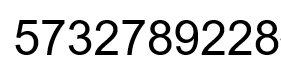
#> input picture 文字识别/numbers.png, 281 x 67 px
$ jupyter execute --allow-errors run.ipynb
#> lines starting #> are read from the running program, lines starting #| are printed output that depends on the picture; after the words box and inside, x2 and y2 are one past the last pixel; in counts of white or black regions, pixels touching at a corner belong together
[cell 1]
import cv2
import numpy as np
from PIL import Image, ImageDraw, ImageFont
import random
import os
import matplotlib.pyplot as plt
import tensorflow as tf

[cell 2]
image = cv2.imread("numbers.png")
#> image is the input picture: shape (67, 281, 3); min 0, max 255, mean 213
gray_image = cv2.cvtColor(image, cv2.COLOR_BGR2GRAY)
_, binary_image = cv2.threshold(gray_image, 127, 255, cv2.THRESH_BINARY_INV)
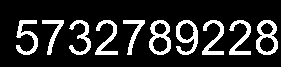
#> binary_image: shape (67, 281); 16.3% white; 10 white regions, largest, box (x1, y1, x2, y2) and area: (256, 20, 278, 55) 366, (149, 20, 171, 55) 363, (176, 20, 198, 55) 352

blurred_image = cv2.GaussianBlur(binary_image, (5, 5), 0)
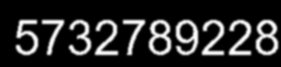
#> blurred_image: shape (67, 281); min 0, max 255, mean 41.7
edged_image = cv2.Canny(blurred_image, 30, 150)
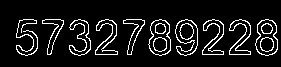
#> edged_image: shape (67, 281); 9.4% white in thin lines or dots, all inside (x1, y1, x2, y2) = (16, 19, 278, 56)

contours, _ = cv2.findContours(edged_image.copy(), cv2.RETR_EXTERNAL, cv2.CHAIN_APPROX_SIMPLE)
#> contours = 10 contours; largest, box (x1, y1, x2, y2) and area: (255, 19, 278, 56) 633, (148, 19, 171, 56) 624, (175, 19, 198, 56) 542, (229, 19, 251, 55) 326, (95, 19, 118, 55) 324
test_sample=[]
for c in contours:
    column, row, width, height = cv2.boundingRect(c)
    sub_boards = cv2.resize(binary_image[row : row + height, column : column + width], (20, 30))
    plt.figure()
    plt.imshow(sub_boards)
    sub_boards=sub_boards/255
    test_sample.append(sub_boards.flatten())
#> this loop made 10 passes
#> (column, width, height) on passes 1 to 10: (255, 23, 37), (229, 22, 36), (202, 22, 36), (175, 23, 37), (148, 23, 37), (123, 22, 36), (95, 23, 36), (69, 22, 37), (42, 22, 36), (16, 22, 37)
#> pass 1, `sub_boards = cv2.resize(binary_image[row : row + height, column : colu..`:
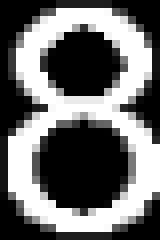
#> sub_boards: shape (30, 20) (shown 8 times larger); min 0, max 255, mean 108.3
#> pass 2, `sub_boards = cv2.resize(binary_image[row : row + height, column : colu..`:
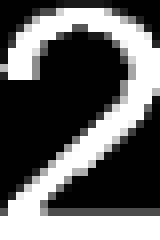
#> sub_boards: shape (30, 20) (shown 8 times larger); min 0, max 255, mean 99
#> after the loop:
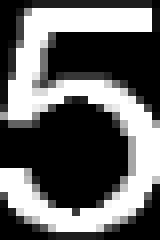
#> sub_boards: shape (30, 20) float64 (shown 8 times larger); min 0, max 1, mean 0.394
#> after the loop, test_sample = 10 items
#> (reads W.npy from the repository)
#> (the rest of this cell did not finish here and is left out)
